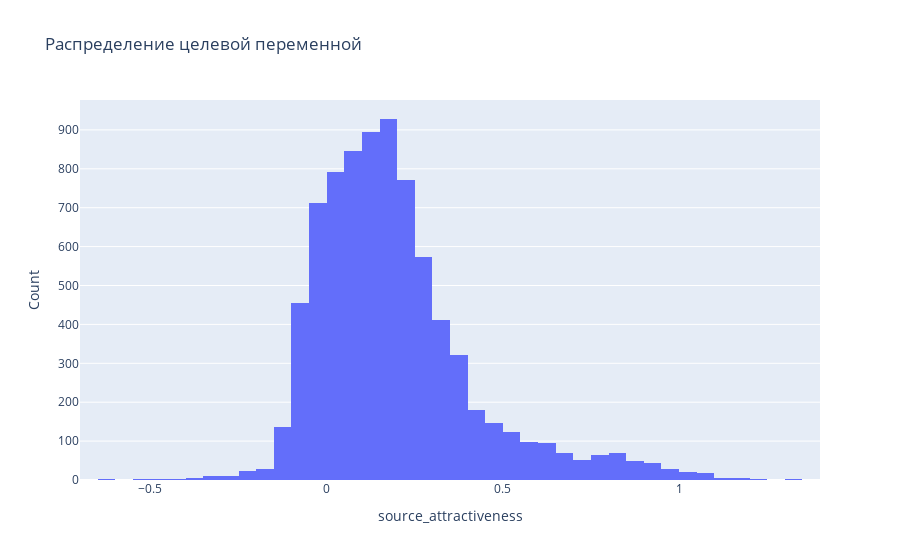
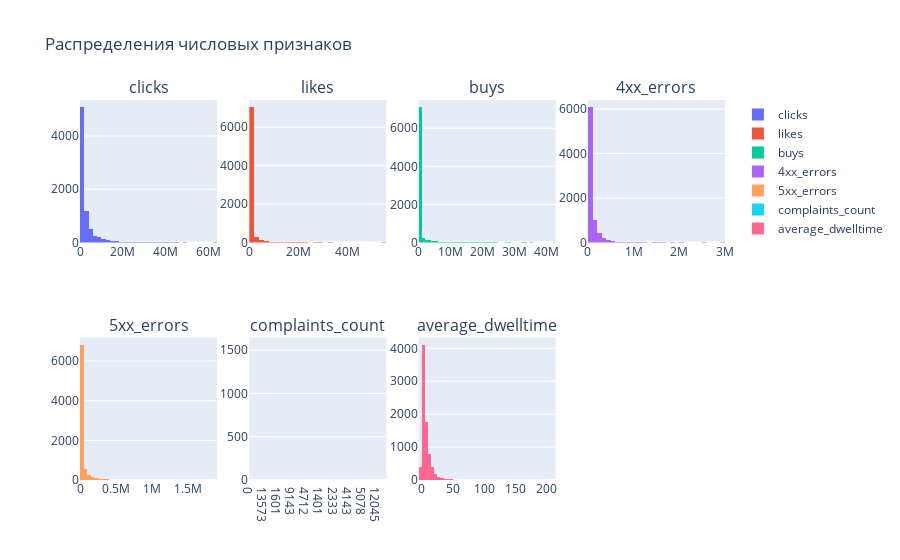

These figures' notebook cell, in order:
### Markdown cell above
## Анализ данных

### Code cell
import plotly.graph_objs as go
from plotly.subplots import make_subplots


# Проверим пропуски
print("Train missing values:\n", train.isna().sum())
print("Test missing values:\n", test.isna().sum())

# Посмотрим распределение целевой переменной
fig = go.Figure()
fig.add_trace(go.Histogram(x=train[target_col], nbinsx=50, name='Target Distribution'))
fig.update_layout(title='Распределение целевой переменной', xaxis_title=target_col, yaxis_title='Count')
fig.show()

numeric_features = ['clicks', 'likes', 'buys', '4xx_errors', '5xx_errors', 'complaints_count', 'average_dwelltime']
fig = make_subplots(rows=2, cols=4, subplot_titles=numeric_features)
row, col = 1, 1
for f in numeric_features:
    fig.add_trace(go.Histogram(x=train[f], name=f, nbinsx=50), row=row, col=col)
    col += 1
    if col > 4:
        col = 1
        row += 1
fig.update_layout(title_text="Распределения числовых признаков")

### Figure 1 — Plotly figure (JSON) as saved in the notebook; plotly's stock layout.template omitted (floating-point values rounded to 4 significant figures; data arrays with more than 128 entries replaced by an {"elided": "..."} marker saying what was removed)
{"data": [{"name": "Target Distribution", "nbinsx": 50, "type": "histogram", "x": {"elided": "8000 float values"}}], "layout": {"autosize": true, "title": {"text": "Распределение целевой переменной"}, "xaxis": {"autorange": true, "range": [-0.7, 1.4], "title": {"text": "source_attractiveness"}, "type": "linear"}, "yaxis": {"autorange": true, "range": [0, 976.8], "title": {"text": "Count"}}}}

### Figure 2 — Plotly figure (JSON) as saved in the notebook; plotly's stock layout.template omitted (floating-point values rounded to 4 significant figures; data arrays with more than 128 entries replaced by an {"elided": "..."} marker saying what was removed)
{"data": [{"name": "clicks", "nbinsx": 50, "type": "histogram", "x": {"elided": "8000 int values"}, "xaxis": "x", "yaxis": "y"}, {"name": "likes", "nbinsx": 50, "type": "histogram", "x": {"elided": "8000 int values"}, "xaxis": "x2", "yaxis": "y2"}, {"name": "buys", "nbinsx": 50, "type": "histogram", "x": {"elided": "8000 int values"}, "xaxis": "x3", "yaxis": "y3"}, {"name": "4xx_errors", "nbinsx": 50, "type": "histogram", "x": {"elided": "8000 int values"}, "xaxis": "x4", "yaxis": "y4"}, {"name": "5xx_errors", "nbinsx": 50, "type": "histogram", "x": {"elided": "8000 int values"}, "xaxis": "x5", "yaxis": "y5"}, {"name": "complaints_count", "nbinsx": 50, "type": "histogram", "x": {"elided": "8000 str values"}, "xaxis": "x6", "yaxis": "y6"}, {"name": "average_dwelltime", "nbinsx": 50, "type": "histogram", "x": {"elided": "8000 float values"}, "xaxis": "x7", "yaxis": "y7"}], "layout": {"annotations": [{"font": {"size": 16}, "showarrow": false, "text": "clicks", "x": 0.1062, "xanchor": "center", "xref": "paper", "y": 1, "yanchor": "bottom", "yref": "paper"}, {"font": {"size": 16}, "showarrow": false, "text": "likes", "x": 0.3688, "xanchor": "center", "xref": "paper", "y": 1, "yanchor": "bottom", "yref": "paper"}, {"font": {"size": 16}, "showarrow": false, "text": "buys", "x": 0.6313, "xanchor": "center", "xref": "paper", "y": 1, "yanchor": "bottom", "yref": "paper"}, {"font": {"size": 16}, "showarrow": false, "text": "4xx_errors", "x": 0.8938, "xanchor": "center", "xref": "paper", "y": 1, "yanchor": "bottom", "yref": "paper"}, {"font": {"size": 16}, "showarrow": false, "text": "5xx_errors", "x": 0.1062, "xanchor": "center", "xref": "paper", "y": 0.375, "yanchor": "bottom", "yref": "paper"}, {"font": {"size": 16}, "showarrow": false, "text": "complaints_count", "x": 0.3688, "xanchor": "center", "xref": "paper", "y": 0.375, "yanchor": "bottom", "yref": "paper"}, {"font": {"size": 16}, "showarrow": false, "text": "average_dwelltime", "x": 0.6313, "xanchor": "center", "xref": "paper", "y": 0.375, "yanchor": "bottom", "yref": "paper"}], "autosize": true, "title": {"text": "Распределения числовых признаков"}, "xaxis": {"anchor": "y", "autorange": true, "domain": [0, 0.2125], "range": [-0.5, 64000000.0], "type": "linear"}, "xaxis2": {"anchor": "y2", "autorange": true, "domain": [0.2625, 0.475], "range": [-0.5, 56000000.0], "type": "linear"}, "xaxis3": {"anchor": "y3", "autorange": true, "domain": [0.525, 0.7375], "range": [-0.5, 43000000.0], "type": "linear"}, "xaxis4": {"anchor": "y4", "autorange": true, "domain": [0.7875, 1], "range": [-0.5, 3000000.0], "type": "linear"}, "xaxis5": {"anchor": "y5", "autorange": true, "domain": [0, 0.2125], "range": [-0.5, 1900000.0], "type": "linear"}, "xaxis6": {"anchor": "y6", "autorange": true, "domain": [0.2625, 0.475], "range": [-0.5, 4132.0], "type": "category"}, "xaxis7": {"anchor": "y7", "autorange": true, "domain": [0.525, 0.7375], "range": [-5, 215], "type": "linear"}, "xaxis8": {"anchor": "y8", "domain": [0.7875, 1]}, "yaxis": {"anchor": "x", "autorange": true, "domain": [0.625, 1], "range": [0, 5351.0]}, "yaxis2": {"anchor": "x2", "autorange": true, "domain": [0.625, 1], "range": [0, 7419.0]}, "yaxis3": {"anchor": "x3", "autorange": true, "domain": [0.625, 1], "range": [0, 7482.0]}, "yaxis4": {"anchor": "x4", "autorange": true, "domain": [0.625, 1], "range": [0, 6401.0]}, "yaxis5": {"anchor": "x5", "autorange": true, "domain": [0, 0.375], "range": [0, 7192.0]}, "yaxis6": {"anchor": "x6", "autorange": true, "domain": [0, 0.375], "range": [0, 1646.0]}, "yaxis7": {"anchor": "x7", "autorange": true, "domain": [0, 0.375], "range": [0, 4328.0]}, "yaxis8": {"anchor": "x8", "domain": [0, 0.375]}}}
